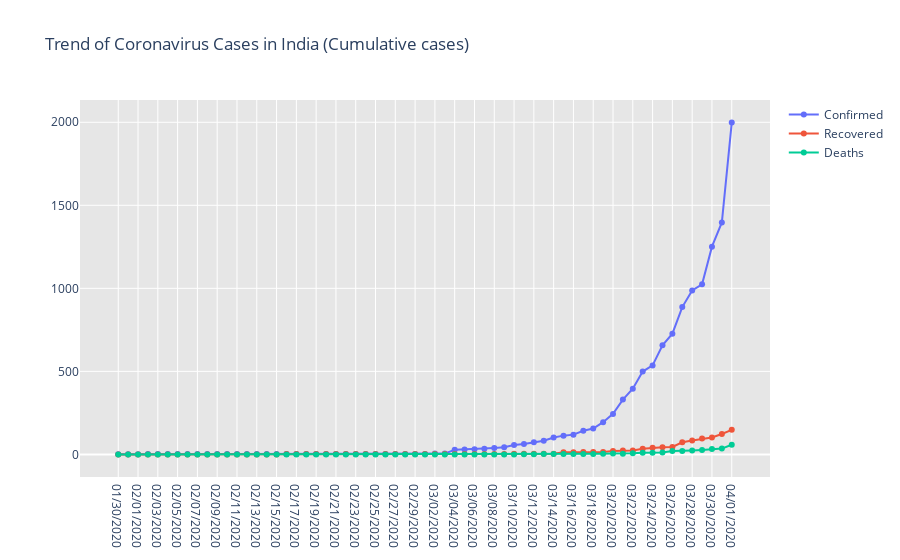

Write notebook code for a chart like this one.
### Markdown cell above
# Analysing the present condition of a specific country

### Code cell
#calling the "country_stat" function the with the country name as argument
df_country = country_stat("India").reset_index()
